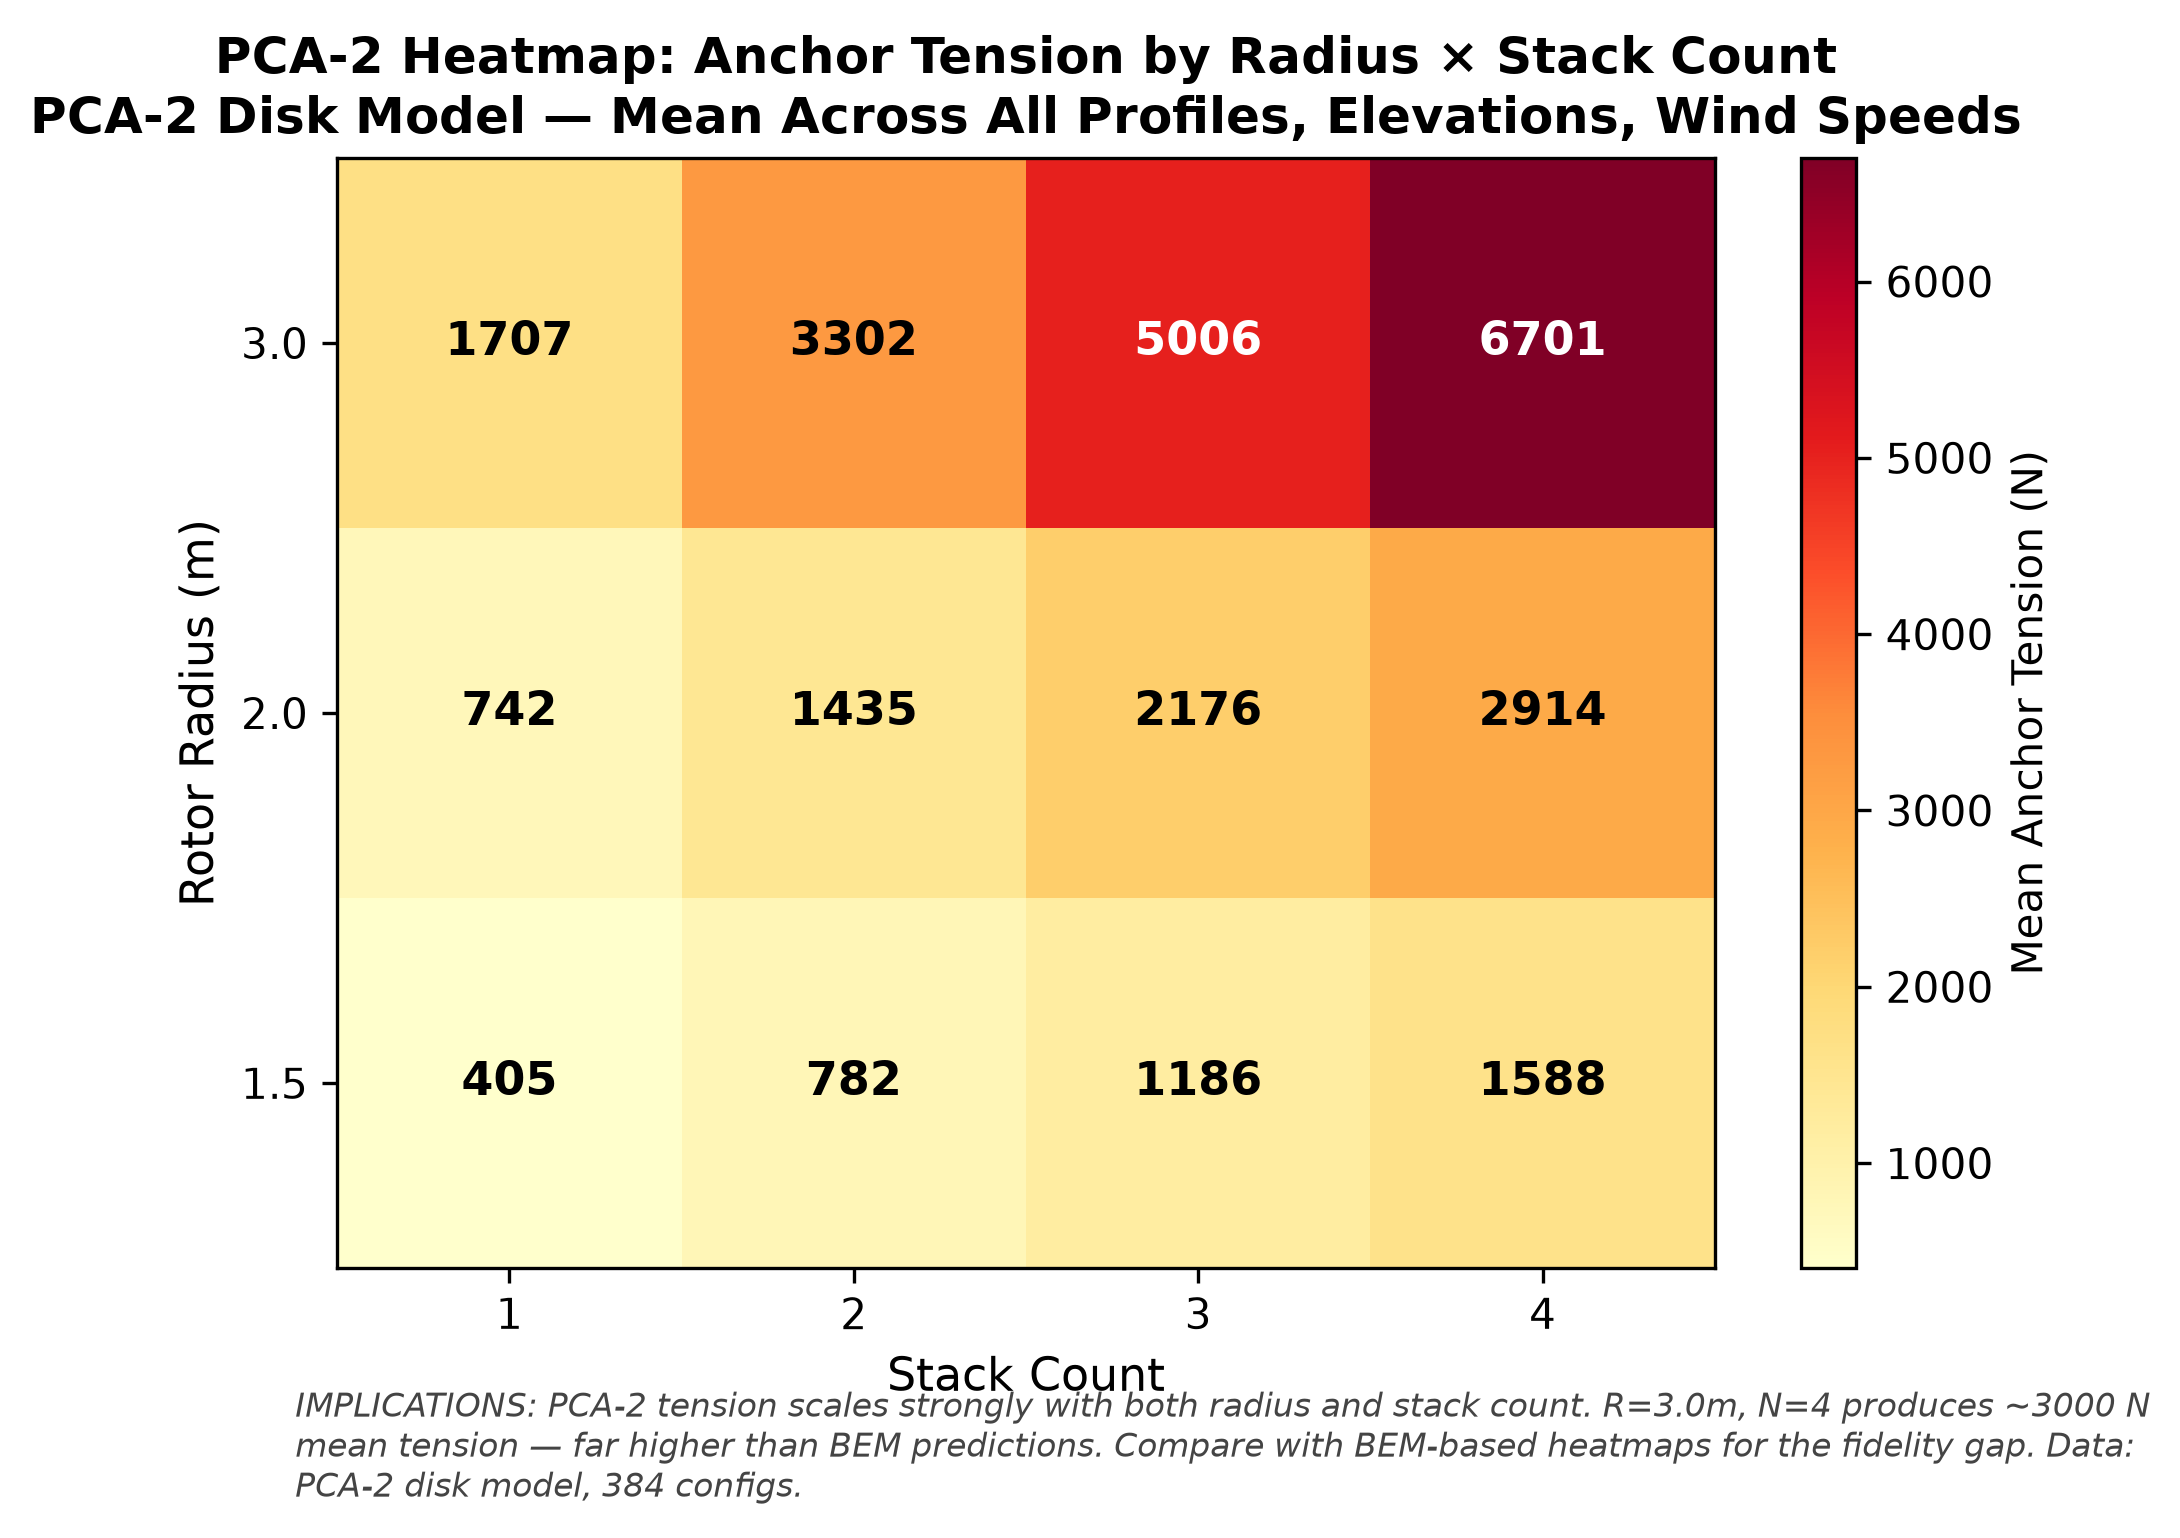

The Python source for this figure:
#!/usr/bin/env python3
"""sweep-heatmap: PCA-2 anchor tension heatmap by Radius × Stack Count."""
import csv, matplotlib
matplotlib.use("Agg")
import matplotlib.pyplot as plt
import numpy as np
from collections import defaultdict

rows = []
with open("../../bem_full_sweep_pca2.tsv") as f:
    for r in csv.DictReader(f, delimiter="\t"):
        rows.append({
            "radius": float(r["radius"]), "n": int(r["n_rotors"]),
            "tension": float(r["anchor_tension"]),
        })

# Pivot: mean tension by (radius, n)
radii = sorted(set(r["radius"] for r in rows))
n_vals = sorted(set(r["n"] for r in rows))
matrix = np.zeros((len(radii), len(n_vals)))
for r in rows:
    ri = radii.index(r["radius"])
    ni = n_vals.index(r["n"])
    matrix[ri, ni] += r["tension"]

# Average by count
counts = np.zeros_like(matrix)
for r in rows:
    ri = radii.index(r["radius"])
    ni = n_vals.index(r["n"])
    counts[ri, ni] += 1
matrix = np.divide(matrix, counts, where=counts > 0)

fig, ax = plt.subplots(figsize=(7, 5))
fig.patch.set_facecolor("white"); ax.set_facecolor("white")

im = ax.imshow(matrix, cmap="YlOrRd", aspect="auto", origin="lower")
cbar = fig.colorbar(im, ax=ax, label="Mean Anchor Tension (N)")

ax.set_xticks(range(len(n_vals)))
ax.set_xticklabels([str(n) for n in n_vals])
ax.set_yticks(range(len(radii)))
ax.set_yticklabels([f"{r:.1f}" for r in radii])
ax.set_xlabel("Stack Count", fontsize=11)
ax.set_ylabel("Rotor Radius (m)", fontsize=11)
ax.set_title("PCA-2 Heatmap: Anchor Tension by Radius \u00d7 Stack Count\n"
             "PCA-2 Disk Model — Mean Across All Profiles, Elevations, Wind Speeds",
             fontsize=12, fontweight="bold")

# Annotate cells
for ri in range(len(radii)):
    for ni in range(len(n_vals)):
        val = matrix[ri, ni]
        color = "white" if val > matrix.max() * 0.5 else "black"
        ax.text(ni, ri, f"{val:.0f}", ha="center", va="center",
                fontsize=11, fontweight="bold", color=color)

caption = (
    "IMPLICATIONS: PCA-2 tension scales strongly with both radius and stack count. "
    "R=3.0m, N=4 produces ~3000 N mean tension \u2014 far higher than BEM predictions. "
    "Compare with BEM-based heatmaps for the fidelity gap. "
    "Data: PCA-2 disk model, 384 configs."
)
fig.text(0.10, 0.02, caption, fontsize=8, color="#444444",
         ha="left", va="bottom", style="italic", wrap=True)
plt.subplots_adjust(left=0.12, right=0.94, top=0.92, bottom=0.18)
fig.savefig("sweep-heatmap.png", dpi=300, facecolor="white", bbox_inches="tight")
fig.savefig("sweep-heatmap.pdf", facecolor="white", bbox_inches="tight")
plt.close()
print("sweep-heatmap.png + .pdf generated")
